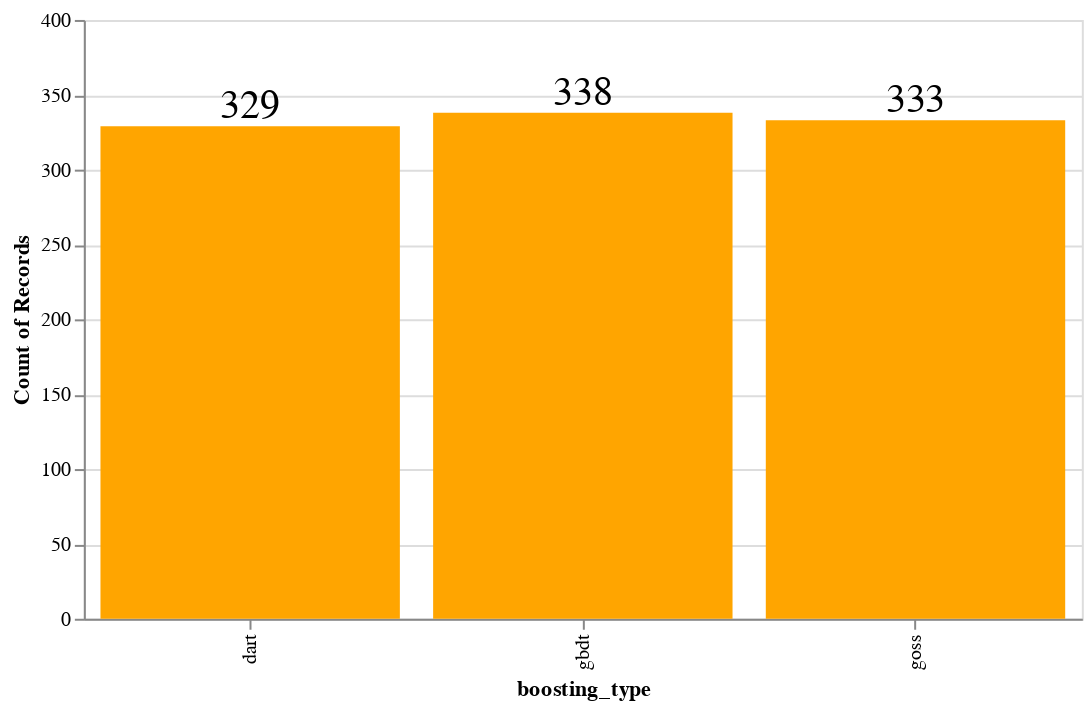

Notebook code for this chart:
### Markdown cell above
The Bayes optimization spent many more iterations using the `dart` boosting type than would be expected from a uniform distribution. We can use information such as this in further hyperparameter tuning. For example, we could use the distributions from Bayesian hyperparameter optimization to make a more focused hyperparameter grid for grid or even random search. 

![](http://)For this chart, we can also make it in Altair for the practice.

### Code cell
bars = alt.Chart(random_params, width = 500).mark_bar(color = 'orange').encode(x = 'boosting_type', y = alt.Y('count()', scale = alt.Scale(domain = [0, 400])))
text = bars.mark_text(size = 20, align = 'center', baseline = 'bottom').encode(text = 'count()')

bars + text

### Figure 1 — Vega-Lite specification as saved in the notebook (floating-point values rounded to 4 significant figures; data arrays with more than 128 entries replaced by an {"elided": "..."} marker saying what was removed)
{"config": {"view": {"continuousWidth": 400, "continuousHeight": 300}}, "layer": [{"mark": {"type": "bar", "color": "orange"}, "encoding": {"x": {"type": "nominal", "field": "boosting_type"}, "y": {"type": "quantitative", "aggregate": "count", "scale": {"domain": [0, 400]}}}, "width": 500}, {"mark": {"type": "text", "align": "center", "baseline": "bottom", "size": 20}, "encoding": {"text": {"type": "quantitative", "aggregate": "count"}, "x": {"type": "nominal", "field": "boosting_type"}, "y": {"type": "quantitative", "aggregate": "count", "scale": {"domain": [0, 400]}}}, "width": 500}], "data": {"name": "data-99a4c00aa438b93b33e8256dc562825c"}, "$schema": "https://vega.github.io/schema/vega-lite/v4.0.2.json", "datasets": {"data-99a4c00aa438b93b33e8256dc562825c": {"elided": "1000 records"}}}
